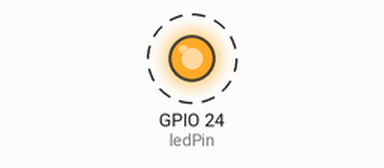
The program below on a simulated Raspberry Pi (BCM pin numbers). On the bench: output pins drawn as LEDs (lit = HIGH). Dashed ring = blinking.

Above: at 0.05 s.
Timing chart, 0 to 3.0 s (numbered marks = the images above):
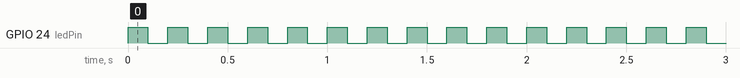

Measured:
- by itself, GPIO 24 (ledPin): alternates HIGH for 0.10 s and LOW for 0.10 s

The program:

GPIO24_Blinking.py
```python
#simple blinking at GPIO 23

import RPi.GPIO as GPIO
import time
GPIO.setwarnings(False)
# Pin Definitions
ledPin = 24

# Setup GPIO
GPIO.setmode(GPIO.BCM)
GPIO.setup(ledPin,GPIO.OUT)
#initliaze it to LOW
GPIO.output(ledPin, GPIO.LOW)

# Infinite Loop
#try:
while 1:
    GPIO.output(ledPin, GPIO.HIGH)
    time.sleep(0.1)
    GPIO.output(ledPin, GPIO.LOW)
    time.sleep(0.1)

#except KeyboardInterrupt:
#    GPIO.cleanup()
```
